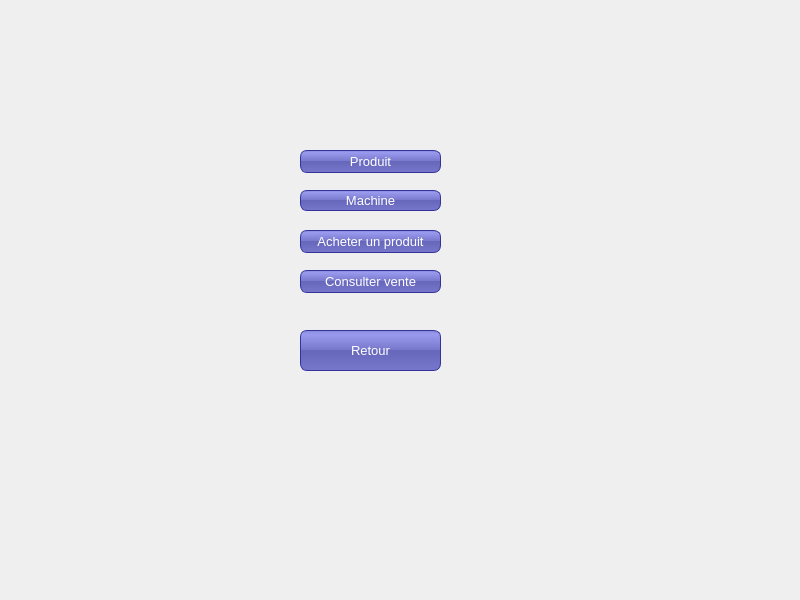
<?xml version="1.0" encoding="UTF-8"?>
<ui version="4.0">
 <class>bienenuDistr</class>
 <widget class="QMainWindow" name="bienenuDistr">
  <property name="geometry">
   <rect>
    <x>0</x>
    <y>0</y>
    <width>800</width>
    <height>600</height>
   </rect>
  </property>
  <property name="windowTitle">
   <string>MainWindow</string>
  </property>
  <property name="styleSheet">
   <string notr="true">#menuWindow {
background:  QLinearGradient(x1: 0, y1: 0, x2: 0, y2: 1, stop: 0 #eef, stop: 1 #ccf);
}

#mainFrame {
border: 3px solid gray;
border-radius: 40px;
background: QLinearGradient(x1: 0, y1: 0, x2: 0, y2: 1, stop: 0 #eef, stop: 1 #ccf);
}
QLineEdit {
padding: 2px;
border-style: solid;
border:2px solid gray ;

border-radius: 8px;


}

QDateEdit 
{
padding: 1px;
border-style: solid;
border: 2px solid gray;
border-radius: 8px;
}


QPushButton {
color: white;

background-color: QLinearGradient( x1: 0, y1: 0, x2: 0, y2: 1, stop: 0 #88d, stop: 0.1 #99e, stop: 0.49 #77c, stop: 0.5 #66b, stop: 1 #77c);
border-width: 1px;
border-color: #339;
border-style: solid;
border-radius: 7;
padding: 3px;
font-size: 13px;
padding-left: 5px;
padding-right: 5px;

}


QLabel {
color :  QLinearGradient( x1: 0, y1: 0, x2: 0, y2: 1, stop: 0 #88d, stop: 0.1 #99e, stop: 0.49 #77c, stop: 0.5 #66b, stop: 1 #77c);
font-weight: bold;
font-size: 15px;
}</string>
  </property>
  <widget class="QWidget" name="centralwidget">
   <widget class="QPushButton" name="pushButton">
    <property name="geometry">
     <rect>
      <x>300</x>
      <y>190</y>
      <width>141</width>
      <height>21</height>
     </rect>
    </property>
    <property name="styleSheet">
     <string notr="true"/>
    </property>
    <property name="text">
     <string>Machine</string>
    </property>
   </widget>
   <widget class="QPushButton" name="pushButton_2">
    <property name="geometry">
     <rect>
      <x>300</x>
      <y>150</y>
      <width>141</width>
      <height>23</height>
     </rect>
    </property>
    <property name="text">
     <string>Produit</string>
    </property>
   </widget>
   <widget class="QPushButton" name="pushButton_3">
    <property name="geometry">
     <rect>
      <x>300</x>
      <y>270</y>
      <width>141</width>
      <height>23</height>
     </rect>
    </property>
    <property name="text">
     <string>Consulter vente</string>
    </property>
   </widget>
   <widget class="QPushButton" name="pushButton_5">
    <property name="geometry">
     <rect>
      <x>300</x>
      <y>230</y>
      <width>141</width>
      <height>23</height>
     </rect>
    </property>
    <property name="text">
     <string>Acheter un produit</string>
    </property>
   </widget>
   <widget class="QLabel" name="label_2">
    <property name="geometry">
     <rect>
      <x>596</x>
      <y>80</y>
      <width>151</width>
      <height>171</height>
     </rect>
    </property>
    <property name="text">
     <string/>
    </property>
   </widget>
   <widget class="QPushButton" name="pushButton_4">
    <property name="geometry">
     <rect>
      <x>300</x>
      <y>330</y>
      <width>141</width>
      <height>41</height>
     </rect>
    </property>
    <property name="styleSheet">
     <string notr="true"/>
    </property>
    <property name="text">
     <string>Retour</string>
    </property>
   </widget>
  </widget>
 </widget>
 <resources/>
 <connections/>
</ui>
